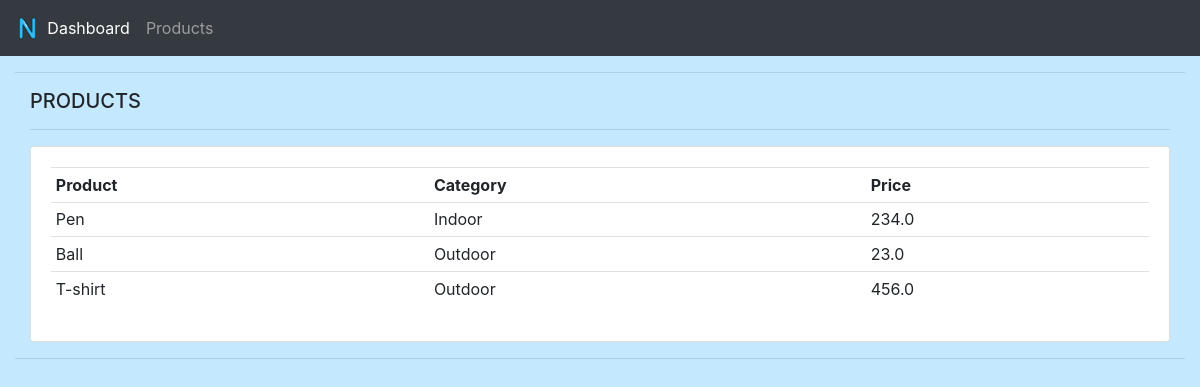
The app's page /product/ with its own data.
### accounts/models.py (models this page shows, shortened)
class Product(models.Model):
    CATEGORY = (('Indoor', 'Indoor'), ('Outdoor', 'Outdoor'))
    name = models.CharField(max_length=200,null=True)
    price = models.FloatField(max_length=10)
    category = models.CharField(max_length=200, choices=CATEGORY)
    description = models.CharField(max_length=200)
    date_created = models.DateField(auto_now_add=True)
    tag = models.ManyToManyField(Tag)

### accounts/views.py (the view)
# urls.py: path('product/', views.product, name='product'),
def product(request):
    products=Product.objects.all()
    return render(request, 'accounts/profile.html',{'products':products})

### accounts/templates/accounts/profile.html (shortened to what this page needs)
{% extends 'accounts/main.html' %}
{% block content %}
<div class="col-md">
    <h5>PRODUCTS</h5>
    <hr>
    <div class="card card-body">
        <table class="table table-sm">
            <tr>
                <th>Product</th>
                <th>Category</th>
                <th>Price</th>
            </tr>
            {% for product in products %}
            <tr>
                <td>{{product.name}}</td>
                <td>{{product.category}}</td>
                <td>{{product.price}}</td>
            </tr>
            {% endfor %}
        </table>
    </div>
</div>
{% endblock %}

### static/css/main.css (style rules this page uses)
body { background-color: rgb(196, 233, 255); }

### records on screen
Product: name "Pen", category "Indoor", price "234.0"
Product: name "Ball", category "Outdoor", price "23.0"
Product: name "T-shirt", category "Outdoor", price "456.0"
